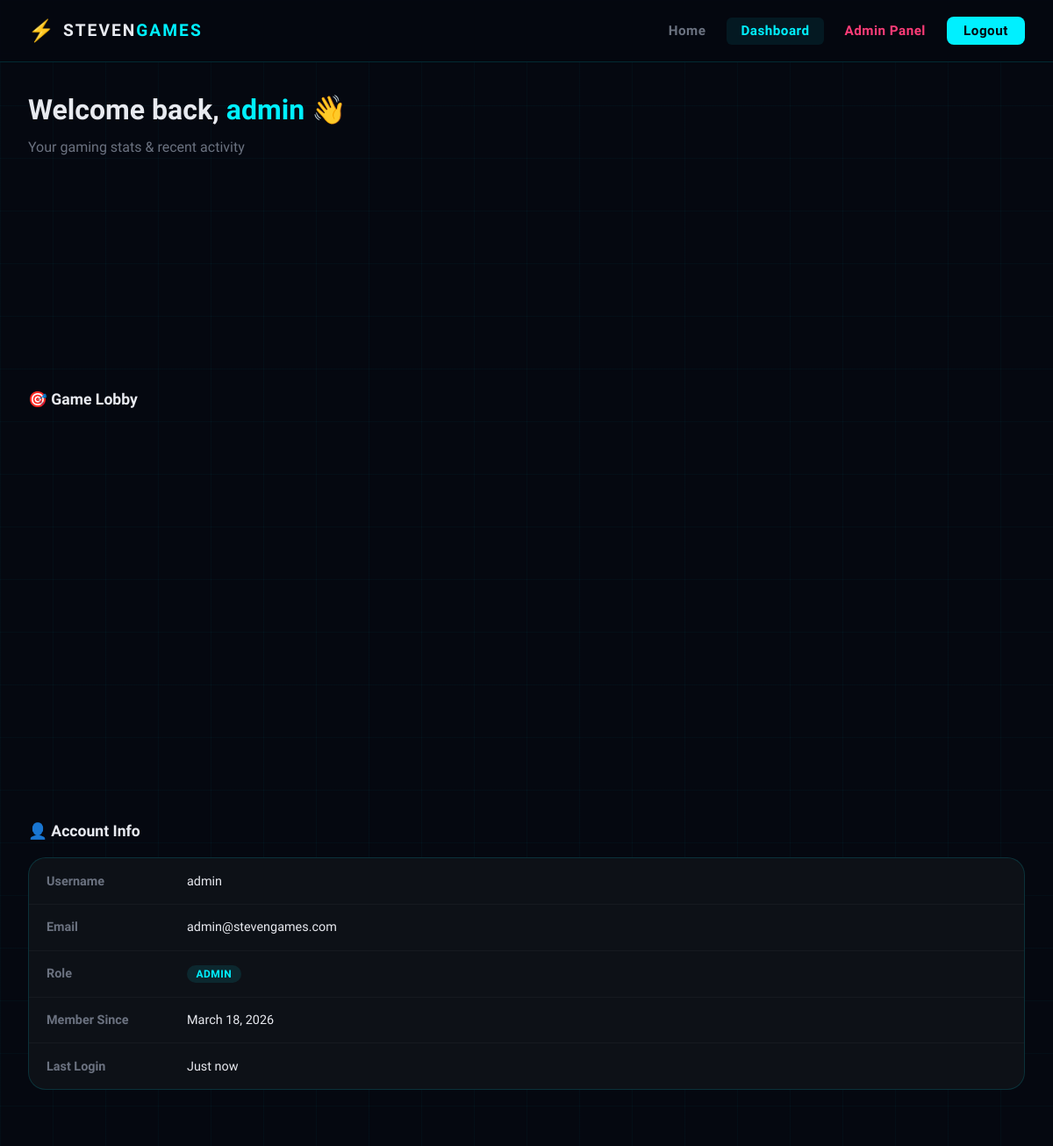
The page /dashboard.php (signed in) on the database as committed earlier.
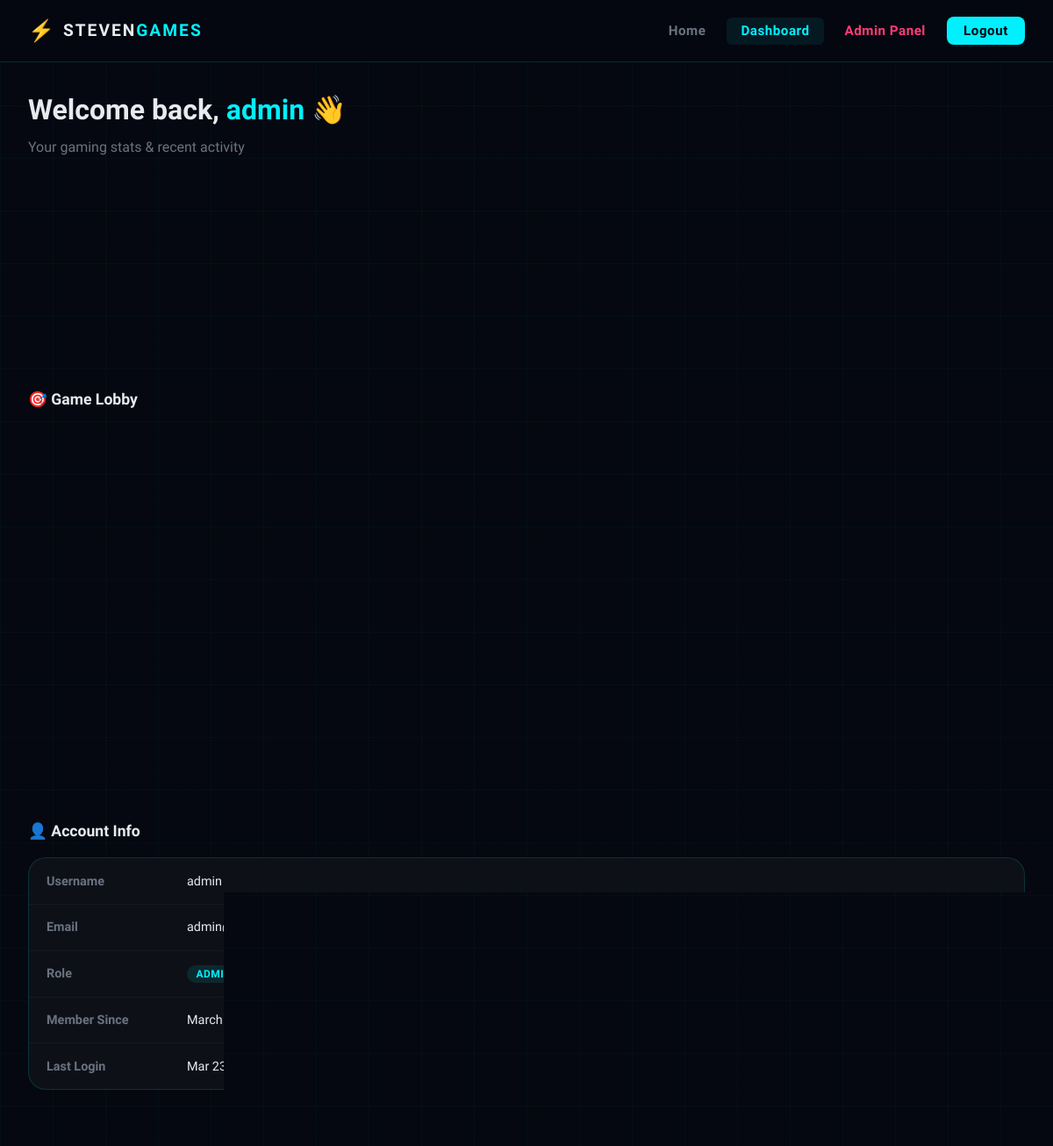
The same page on the database as committed later.
### tables this page shows
CREATE TABLE `users` (
  `id` int(11) NOT NULL,
  `username` varchar(50) NOT NULL,
  `email` varchar(100) NOT NULL,
  `password` varchar(255) NOT NULL,
  `role` enum('user','admin') NOT NULL DEFAULT 'user',
  `status` enum('active','banned') NOT NULL DEFAULT 'active',
  `score` int(11) NOT NULL DEFAULT 0,
  `games_played` int(11) NOT NULL DEFAULT 0,
  `win_streak` int(11) NOT NULL DEFAULT 0,
  `last_login` datetime DEFAULT NULL,
  `created_at` datetime NOT NULL DEFAULT current_timestamp()
);

### dashboard.php (the view, shortened to what this page needs)
<?php
$db       = getDB();
$username = $_SESSION['username'];
$uid      = $_SESSION['user_id'];
$stmt = $db->prepare("SELECT * FROM users WHERE id = ?");
$stmt->bind_param("i", $uid);
$stmt->execute();
$user_row = $stmt->get_result()->fetch_assoc();
?>
<!DOCTYPE html>
<html lang="en">
<head>
  <link rel="stylesheet" href="css/style.css">
</head>
<body>
<div class="bg-grid"></div>
<div class="particles" id="particles"></div>
<nav class="navbar">
  <div class="nav-inner">
    <a href="index.php" class="logo">
      <span class="logo-icon">⚡</span>
      <span class="logo-text">STEVEN<span class="logo-accent">GAMES</span></span>
    </a>
    <ul class="nav-links">
      <li><a href="index.php">Home</a></li>
      <li><a href="dashboard.php" class="active">Dashboard</a></li>
      <?php if ($_SESSION['role'] === 'admin'): ?>
        <li><a href="admin/index.php" style="color:var(--accent2)">Admin Panel</a></li>
      <?php endif; ?>
      <li><a href="logout.php" class="btn-nav">Logout</a></li>
    </ul>
  </div>
</nav>
<div class="dashboard">
  <div class="dash-header">
    <h1>Welcome back, <span><?= htmlspecialchars($username) ?></span> 👋</h1>
    <p>Your gaming stats &amp; recent activity</p>
  </div>
  <div class="dash-stats">
  </div>
  <div class="section-title">🎯 Game Lobby</div>
  <div class="games-grid" style="margin-bottom:3rem">
  </div>
  <div class="section-title">👤 Account Info</div>
  <div class="data-table">
    <table>
      <tr><td style="color:var(--text-muted);font-weight:600;width:160px">Username</td><td><?= htmlspecialchars($user_row['username']) ?></td></tr>
      <tr><td style="color:var(--text-muted);font-weight:600">Email</td>   <td><?= htmlspecialchars($user_row['email']) ?></td></tr>
      <tr><td style="color:var(--text-muted);font-weight:600">Role</td>    <td><span class="status-badge status-active"><?= strtoupper($user_row['role']) ?></span></td></tr>
      <tr><td style="color:var(--text-muted);font-weight:600">Member Since</td><td><?= date('F j, Y', strtotime($user_row['created_at'])) ?></td></tr>
      <tr><td style="color:var(--text-muted);font-weight:600">Last Login</td><td><?= $user_row['last_login'] ? date('M j, Y H:i', strtotime($user_row['last_login'])) : 'Just now' ?></td></tr>
    </table>
  </div>
</div>
</body>
</html>

Rows that differ between the two databases and show on the page:
changed users "admin": last_login (not shown) → "Mar 23, 2026 15:17"
Other text that changed with them:
text no longer shown: "Just now"
